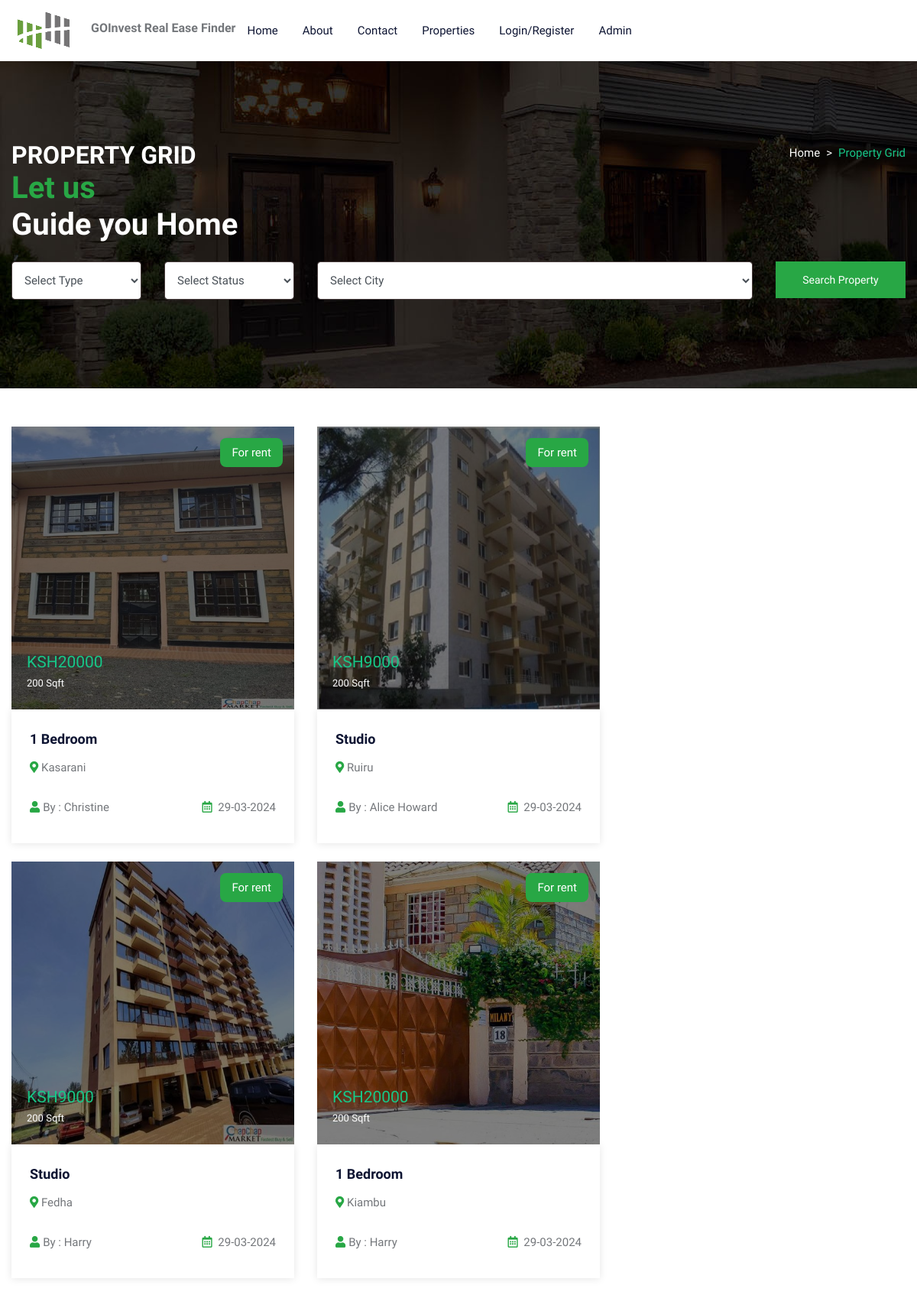
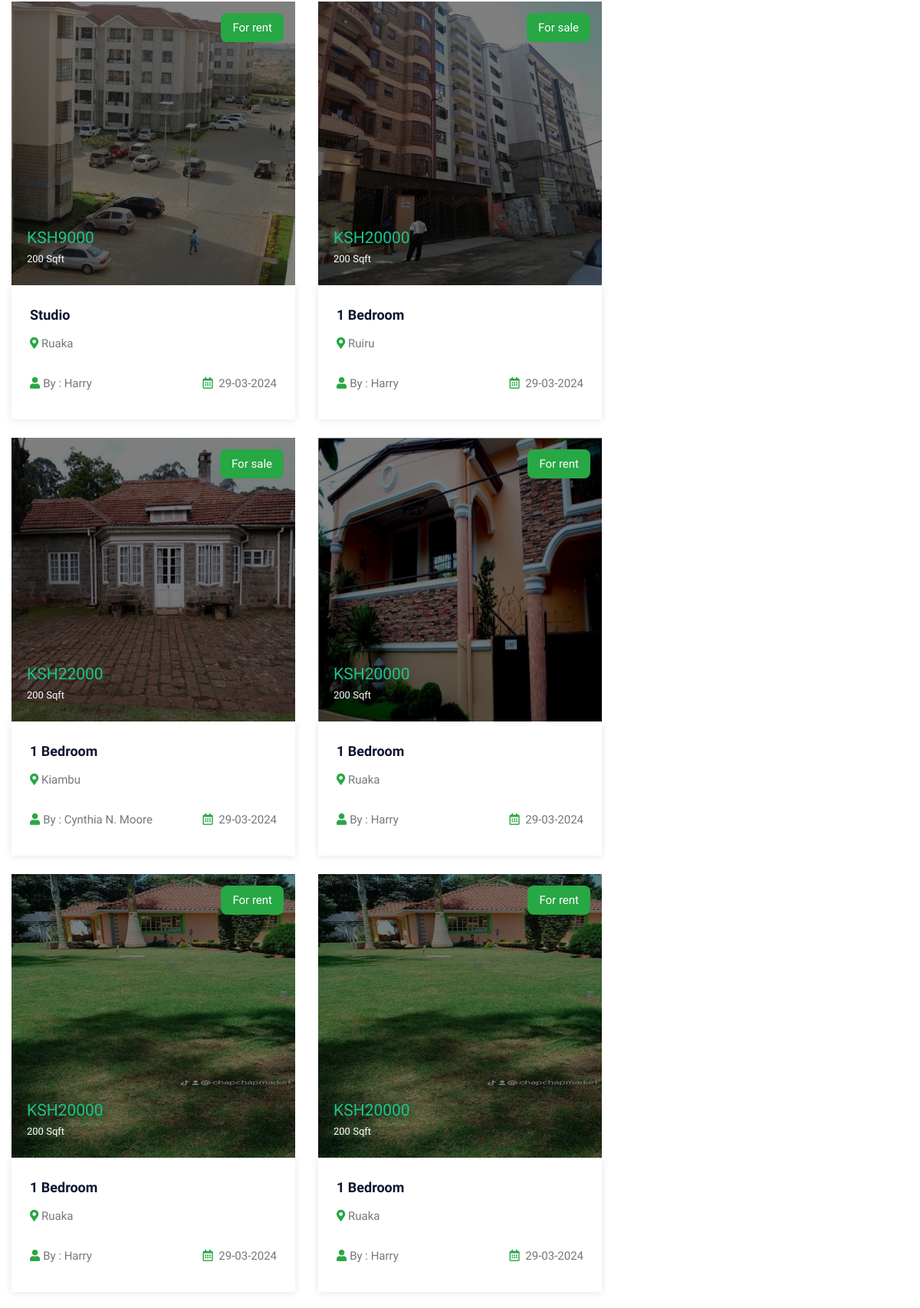
/property.php (upper part), run on the app's committed database (2 pictures, top to bottom).
### tables this page shows
CREATE TABLE `property` (
  `pid` int(50) NOT NULL,
  `title` varchar(200) NOT NULL,
  `pcontent` longtext NOT NULL,
  `type` varchar(100) NOT NULL,
  `bhk` varchar(50) NOT NULL,
  `stype` varchar(100) NOT NULL,
  `bedroom` int(50) NOT NULL,
  `bathroom` int(50) NOT NULL,
  `balcony` int(50) NOT NULL,
  `kitchen` int(50) NOT NULL,
  `hall` int(50) NOT NULL,
  `floor` varchar(50) NOT NULL,
  `size` int(50) NOT NULL,
  `price` int(50) NOT NULL,
  `location` varchar(200) NOT NULL,
  `city` varchar(100) NOT NULL,
  `state` varchar(100) NOT NULL,
  `feature` longtext NOT NULL,
  `pimage` varchar(300) NOT NULL,
  `pimage1` varchar(300) NOT NULL,
  `pimage2` varchar(300) NOT NULL,
  `pimage3` varchar(300) NOT NULL,
  `pimage4` varchar(300) NOT NULL,
  `uid` int(50) NOT NULL,
  `status` varchar(50) NOT NULL,
  `mapimage` varchar(300) NOT NULL,
  `topmapimage` varchar(300) NOT NULL,
  `groundmapimage` varchar(300) NOT NULL,
  `totalfloor` varchar(50) NOT NULL,
  `date` datetime NOT NULL DEFAULT current_timestamp(),
  `isFeatured` int(11) DEFAULT NULL,
  `Malls` varchar(255) DEFAULT NULL,
  `Placeofwork` varchar(255) DEFAULT NULL
);

CREATE TABLE `user` (
  `uid` int(50) NOT NULL,
  `uname` varchar(100) NOT NULL,
  `uemail` varchar(100) NOT NULL,
  `uphone` varchar(20) NOT NULL,
  `upass` varchar(50) NOT NULL,
  `utype` varchar(50) NOT NULL,
  `uimage` varchar(300) NOT NULL
);

### property.php (the view, shortened to what this page needs)
<!DOCTYPE html>
<html lang="en">
<head>
<link rel="stylesheet" type="text/css" href="css/bootstrap.min.css">
<link rel="stylesheet" type="text/css" href="css/bootstrap-slider.css">
<link rel="stylesheet" type="text/css" href="css/jquery-ui.css">
<link rel="stylesheet" type="text/css" href="css/layerslider.css">
<link rel="stylesheet" type="text/css" href="css/color.css" id="color-change">
<link rel="stylesheet" type="text/css" href="css/owl.carousel.min.css">
<link rel="stylesheet" type="text/css" href="css/font-awesome.min.css">
<link rel="stylesheet" type="text/css" href="fonts/flaticon/flaticon.css">
<link rel="stylesheet" type="text/css" href="css/style.css">
</head>
<body>
<div id="page-wrapper">
    <div class="row">
		<?php include("include/header.php");?>
        <div class="banner-full-row page-banner" style="background-image:url('images/breadcromb.jpg');">
            <div class="container">
                <div class="row">
                    <div class="col-md-6">
                        <h2 class="page-name float-left text-white text-uppercase mt-1 mb-0"><b>Property Grid</b></h2>
                    </div>
                    <div class="col-md-6">
                        <nav aria-label="breadcrumb" class="float-left float-md-right">
                            <ol class="breadcrumb bg-transparent m-0 p-0">
                                <li class="breadcrumb-item text-white"><a href="#">Home</a></li>
                                <li class="breadcrumb-item active">Property Grid</li>
                            </ol>
                        </nav>
                    </div>
                </div>
                <div class="text-white">
                            <h1 class="mb-4"><span class="text-success">Let us</span><br>
                            Guide you Home</h1>
                            <form method="post" action="propertygrid.php">
                                <div class="row">
                                    <div class="col-md-6 col-lg-2">
                                        <div class="form-group">
                                            <select class="form-control" name="type" required>
                                                <option value="">Select Type</option>
                                            </select>
                                        </div>
                                    </div>
                                    <div class="col-md-6 col-lg-2">
                                        <div class="form-group">
                                            <select class="form-control" name="stype" required>
                                                <option value="">Select Status</option>
                                            </select>
                                        </div>
                                    </div>
                                    <div class="col-md-8 col-lg-6">
                                        <div class="form-group">
                                        <select id="citySelect" class="form-control" name="city" required>
                                            <option value="" selected disabled>Select City</option>
                                        </select>
                                        </div>
                                    </div>
                                    <div class="col-md-4 col-lg-2">
                                        <div class="form-group">
                                            <button type="submit" name="filter" class="btn btn-success w-100">Search Property</button>
                                        </div>
                                    </div>
                                </div>
                            </form>
                        </div>
            </div>
        </div>
        <div class="full-row">
            <div class="container">
                <div class="row">
					<div class="col-lg-8">
                        <div class="row">
							<?php
							$query=mysqli_query($con,"SELECT property.*, user.uname,user.utype,user.uimage FROM `property`,`user` WHERE property.uid=user.uid");
								while($row=mysqli_fetch_array($query))
								{
							?>
                            <div class="col-md-6">
                                <div class="featured-thumb hover-zoomer mb-4">
                                    <div class="overlay-black overflow-hidden position-relative"> <img src="admin/property/<?php echo $row['18'];?>" alt="pimage">
                                        <div class="sale bg-success text-white">For <?php echo $row['5'];?></div>
                                        <div class="price text-primary text-capitalize">KSH<?php echo $row['13'];?> <span class="text-white"><?php echo $row['12'];?> Sqft</span></div>
                                    </div>
                                    <div class="featured-thumb-data shadow-one">
                                        <div class="p-4">
                                            <h5 class="text-secondary hover-text-success mb-2 text-capitalize"><a href="propertydetail.php?pid=<?php echo $row['0'];?>"><?php echo $row['1'];?></a></h5>
                                            <span class="location text-capitalize"><i class="fas fa-map-marker-alt text-success"></i> <?php echo $row['14'];?></span> </div>
                                        <div class="px-4 pb-4 d-inline-block w-100">
                                            <div class="float-left text-capitalize"><i class="fas fa-user text-success mr-1"></i>By : <?php echo $row['uname'];?></div>
                                            <div class="float-right"><i class="far fa-calendar-alt text-success mr-1"></i> <?php echo date('d-m-Y', strtotime($row['date']));?></div>
                                        </div>
                                    </div>
                                </div>
                            </div>
                            <?php } ?>
                        </div>
                    </div>
                </div>
            </div>
        </div>
    </div>
</div>
</body>
</html>

### css/color.css (style rules this page uses)
:root { --theme-ordinary-color: #74777b; }
:root { --theme-primary-color: #17c788; }
:root { --theme-secondary-color: #0d1432; }
:root { --theme-white-color: #fff; }
:root { --theme-light-color: #f8f8f8; }
:root { --theme-gray-color: #f5f5f5; }
:root { --theme-footer-color: #091b4b; }
:root { --theme-dark-color: #091b4b; }
:root { --text-light-color: #a3a7af; }
:root { --theme-primary-opacity-color: rgba(11, 191, 141, .8); }
:root { --theme-secondary-opacity-color: rgba(13,20,50,0.7); }
:root { --theme-white-opacity-color: rgba(255, 255, 255, 0.3); }
:root { --theme-dark-opacity-color: rgba(0, 0, 0, 0.5); }
:root { --theme-ordinary-font: 'Muli', sans-serif; }
:root { --theme-highlight-font: 'Comfortaa', cursive; }

### data on the page
property: pimage (picture), stype "rent", price "20000", size "200", title "1 Bedroom", location "Kasarani", uid.uname "Christine", date "29-03-2024"
property: pimage (picture), stype "rent", price "9000", size "200", title "Studio", location "Ruiru", uid.uname "Alice Howard", date "29-03-2024"
property: pimage (picture), stype "rent", price "9000", size "200", title "Studio", location "Fedha", uid.uname "Harry", date "29-03-2024"
property: pimage (picture), stype "rent", price "20000", size "200", title "1 Bedroom", location "Kiambu", uid.uname "Harry", date "29-03-2024"
property: pimage (picture), stype "rent", price "9000", size "200", title "Studio", location "Ruaka", uid.uname "Harry", date "29-03-2024"
property: pimage (picture), stype "sale", price "20000", size "200", title "1 Bedroom", location "Ruiru", uid.uname "Harry", date "29-03-2024"
property: pimage (picture), stype "sale", price "22000", size "200", title "1 Bedroom", location "Kiambu", uid.uname "Cynthia N. Moore", date "29-03-2024"
property: pimage (picture), stype "rent", price "20000", size "200", title "1 Bedroom", location "Ruaka", uid.uname "Harry", date "29-03-2024"
property: pimage (picture), stype "rent", price "20000", size "200", title "1 Bedroom", location "Ruaka", uid.uname "Harry", date "29-03-2024"
property: pimage (picture), stype "rent", price "20000", size "200", title "1 Bedroom", location "Ruaka", uid.uname "Harry", date "29-03-2024"
